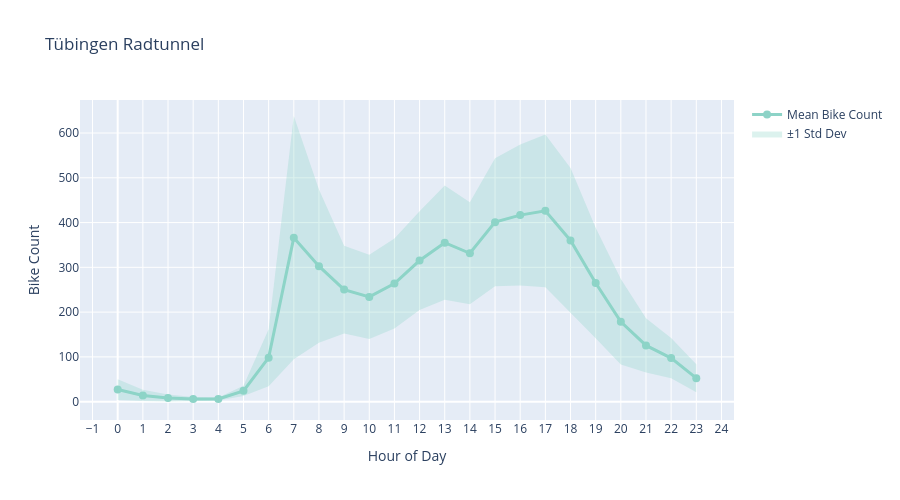

Notebook cell for this chart:
### Markdown cell above
### Hourly Pattern
Average bike count for each hour of the day with ±1 standard deviation band.

### Code cell
fig = get_plot("hourly_pattern")(tue_df, title="Tübingen Radtunnel")
fig.show()

### Figure 1 — Plotly figure (JSON) as saved in the notebook; plotly's stock layout.template omitted (floating-point values rounded to 4 significant figures)
{"data": [{"line": {"color": "rgb(141,211,199)", "width": 3}, "marker": {"size": 8}, "mode": "lines+markers", "name": "Mean Bike Count", "type": "scatter", "x": [0, 1, 2, 3, 4, 5, 6, 7, 8, 9, 10, 11, 12, 13, 14, 15, 16, 17, 18, 19, 20, 21, 22, 23], "y": [27.05, 13.96, 8.352, 6.0, 5.909, 24.12, 98.21, 366.3, 302.7, 250.3, 234.0, 263.8, 315.2, 355.0, 331.4, 400.9, 416.7, 426.1, 360.0, 265.1, 178.5, 125.5, 97.31, 52.41]}, {"fill": "toself", "fillcolor": "rgba(141, 211, 199, 0.3)", "line": {"color": "rgba(255,255,255,0)"}, "name": "±1 Std Dev", "type": "scatter", "x": [0, 1, 2, 3, 4, 5, 6, 7, 8, 9, 10, 11, 12, 13, 14, 15, 16, 17, 18, 19, 20, 21, 22, 23, 23, 22, 21, 20, 19, 18, 17, 16, 15, 14, 13, 12, 11, 10, 9, 8, 7, 6, 5, 4, 3, 2, 1, 0], "y": [50.22, 26.68, 16.23, 10.32, 9.021, 35.78, 161.8, 638.0, 473.7, 348.4, 328.2, 364.2, 425.5, 482.6, 445.2, 543.8, 574.1, 596.6, 521.7, 388.7, 273.8, 186.1, 142.2, 83.67, 21.14, 52.37, 64.93, 83.23, 141.5, 198.3, 255.7, 259.2, 257.9, 217.7, 227.5, 205.0, 163.4, 139.7, 152.2, 131.7, 94.56, 34.64, 12.46, 2.797, 1.682, 0.4729, 1.236, 3.893]}], "layout": {"height": 500, "hovermode": "x unified", "title": {"text": "Tübingen Radtunnel"}, "xaxis": {"dtick": 1, "tick0": 0, "tickmode": "linear", "title": {"text": "Hour of Day"}}, "yaxis": {"title": {"text": "Bike Count"}}}}
